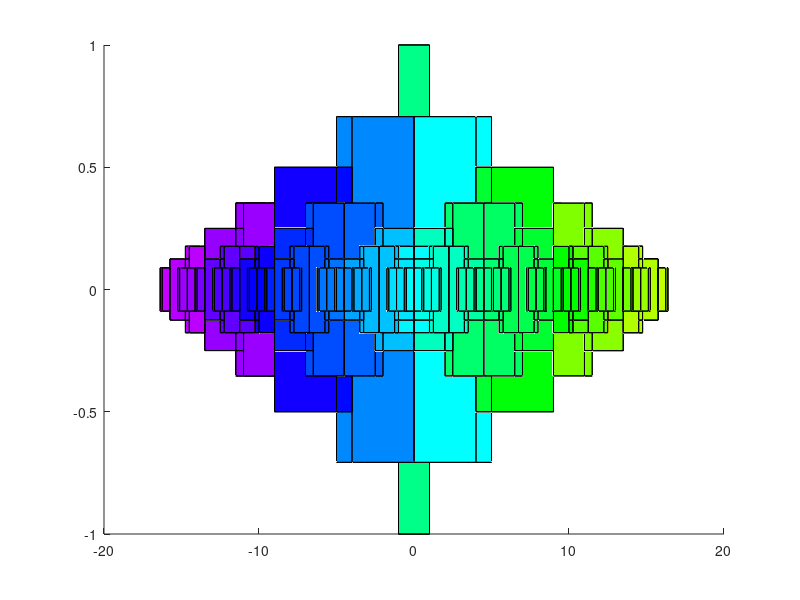

The MATLAB source for this figure: (Note: this script raises an error after producing the figure.)
function pytree3d2
%Pythagoras tree using recursion
x=[-1 1 1 -1];
y=[-1 -1 1 1];

vert=[1 1 1
    1 1 -1
    1 -1 1
    1 -1 -1
    -1 1 1
    -1 1 -1
    -1 -1 1
    -1 -1 -1];
face=[1 4 3 2
    1 2 6 5
    5 8 4 1
    2 3 7 6
    3 4 8 7
    6 7 8 5];

level=8; %level of recursion

tree(x,4*y,face,0,level);
alpha(0.9)
view(3)
axis equal off
set(gcf,'color',[1 1 1]);
return

function tree(x,y,face,theta,n)
if n>0
    [xx,yy]=trans2d(x,y,0,0,pi/4);
    tree(xx*0.707-2.5,yy*0.707+6.5,face,theta+pi/4,n-1);
    
    [xx,yy]=trans2d(x,y,0,0,-pi/4);
    tree(xx*0.707+2.5,yy*0.707+6.5,face,theta+pi/4,n-1);
    
    phi=mod(atan2(y(1),x(1))+pi,pi)/(pi);
    colors=hsv2rgb([phi 1 1]);
    len=sqrt((x(2)-x(1))^2+(y(2)-y(1))^2);
    
    vert=[x' zeros(4,1)-len/2 y';x' len*ones(4,1)-len/2 y'];
    
    patch('faces',face,'vertices',vert,'facecolor',colors,'edgecolor','k');
end
return

function [xx,yy]=trans2d(x,y,tx,ty,phi)
[theta,rad]=cart2pol(x,y);
xx=rad.*cos(theta+phi)+tx;
yy=rad.*sin(theta+phi)+ty;
return